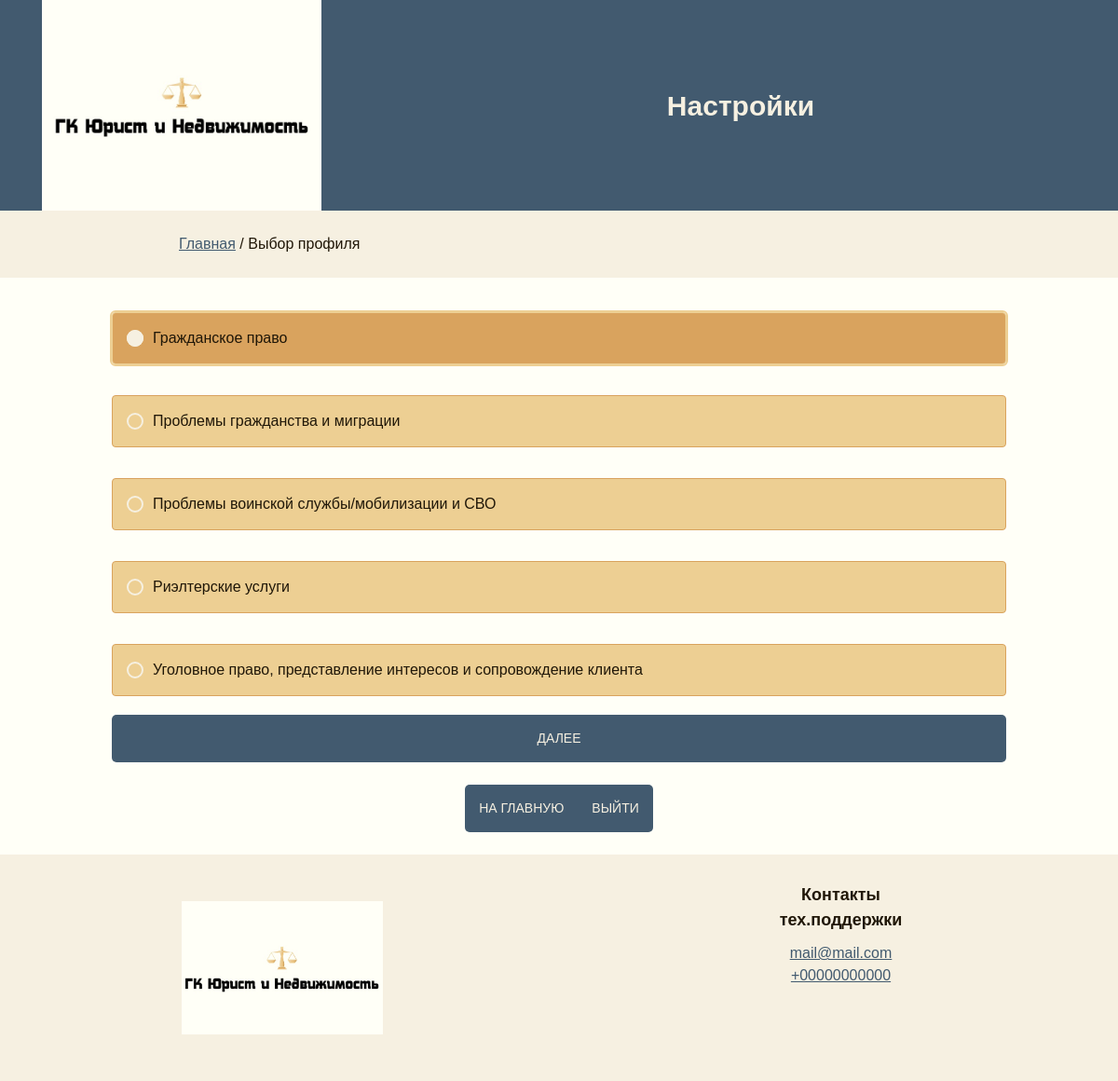
The app's page /admin_select.php with its own data.
### tables this page shows
CREATE TABLE `content_headers` (
  `id` int NOT NULL,
  `header` text,
  `describtion` text,
  `file` varchar(50) DEFAULT NULL
);

### admin_select.php (the view, shortened to what this page needs)
<!DOCTYPE html>
<html>
	<head>
		<link rel="stylesheet" href="css/style.css">
	</head>
	<body>
		<div class="header flex_container color1">
			<div class="header_inner center logo_container">
				<div class="logo center">
					<a href="index.php"><img src="img/logo.jpg"></a>
				</div>
			</div>
			<div class="header_inner_contacts center padding15">
				<h1 class="header_inner_title">Настройки</h1>
			</div>
		</div>
		<div class="breadcrumbs_inner color3">
			<a class="dark" href="index.php">Главная</a> / Выбор профиля
		</div>
		<div class="main_inner">
			<form action="admin_edit.php" method="post">
				<div class="radio-group">
					<?php
						include "php/bd.php";
						$query = "SELECT * FROM content_headers";
						$rez = mysqli_query($db, $query);
						while ($mas = mysqli_fetch_array($rez))
						{
							echo "/>
								<label for='{$mas['id']}' class='radio-label'>
									<span class='radio-inner-circle'></span>
									{$mas['header']}
								</label>";
						}
					?>
				</div>
				<div><button type='submit' class="all_corners">Далее</button></div>
				</form>
				<br>
				<div class="center button_container flex_container">
					<div><button type='button' class="left_corners" onclick="location.href='index.php'">На главную</button></div>
					<form action="admin_select.php" method="post">
						<div><button type='submit' class="right_corners">Выйти</button></div>
					</form>
				</div>
		</div>
		<div class="footer center flex_container color3">
			<div class="footer_inner padding15 logo phone_hidden">
				<a href="index.php"><img src="img/logo.jpg"></a>
			</div>
			<div class="footer_inner padding15">
				<div class="footer_inner_title bigger_text">Контакты тех.поддержки</div>
				<div>
					<a class="dark" href="mailto:ushakova.l1na21@gmail.com">mail@mail.com</a><br>
					<a class="dark" href="tel:+79671202250">+00000000000</a>
				</div>
			</div>
		</div>
	</body>
</html>

### css/style.css (style rules this page uses)
* { margin: 0; padding: 0; -webkit-box-sizing: border-box; -moz-box-sizing: border-box; box-sizing: border-box; font-family: Trebuchet MS, sans-serif; line-height: 150%; }
html, body, table { height: 100%; width: 100%; }
html { background: #FFFFF7; color: #201708; }
.color1 { background: #425A6F; color: #F6F0E1; }
.color3 { background: #F6F0E1; }
a:link, a:visited { color: #F6F0E1; }
a.dark:link, a.dark:visited { color: #425A6F; }
.center { text-align: center; }
.bigger_text { font-size: 18px; font-weight: bold; }
.breadcrumbs_inner { padding: 2% 16% 2% 16%; }
.flex_container { display: flex; flex-wrap: wrap; }
.padding15 { padding: 15px; }
.all_corners { border-radius: 5px; }
.left_corners { border-top-left-radius: 5px; border-bottom-left-radius: 5px; }
.right_corners { border-top-right-radius: 5px; border-bottom-right-radius: 5px; }
button { text-transform: uppercase; outline: 0; padding: 15px; width: 100%; border: 0; font-size: 14px; cursor: pointer; background: #425A6F; color: #F6F0E1; }
.button_container { width: 100%; justify-content: center; }
img { height: 100%; width: 100%; object-fit: cover; }
.logo { width: 95%; margin: 20px 5px 20px 5px; }
.logo_container { background: #FFFFF7; display: flex !important; justify-content: space-around; width: 25%; }
.header { width: 100%; justify-content: space-around; align-items: center; }
.header_inner { display: grid; }
.header_inner_title { font-size: 30px; }
.main_inner { padding: 2% 10% 2% 10%; min-height: 75%; width: 100%; }
.footer { width: 100%; justify-content: space-around; align-items: top; }
.footer_inner { display: grid; grid-template-rows: max-content; width: 23%; padding: 30px; }
.footer_inner_title { padding: 0 0 10px 0; }
.header_inner_contacts { width: 60%; }
.radio-group { display: flex; flex-direction: column; }
.radio-label { display: flex; align-items: center; padding: 15px; margin-bottom: 20px; background-color: #edcf93; border: 1px solid #d9a35e; border-radius: 4px; transition: background-color 0.2s, border-color 0.2s; }
.radio-input:checked + .radio-label { background-color: #d9a35e; border-color: #edcf93; outline: 2px solid #edcf93; }
.radio-inner-circle { display: block; width: 18px; min-width: 18px; height: 18px; border: 2px solid #F6F0E1; border-radius: 50%; margin-right: 10px; transition: border-color 0.2s; position: relative; }
.radio-input:checked + .radio-label .radio-inner-circle { border-color: #F6F0E1; }
.radio-input:checked + .radio-label .radio-inner-circle::after { content: ''; display: block; width: 18px; height: 18px; background-color: #F6F0E1; border-radius: 50%; position: absolute; top: 50%; left: 50%; transform: translate(-50%, -50%); }

### records on screen
content_headers: header "Гражданское право"
content_headers: header "Проблемы гражданства и миграции"
content_headers: header "Проблемы воинской службы/мобилизации и СВО"
content_headers: header "Риэлтерские услуги"
content_headers: header "Уголовное право, представление интересов и сопровождение клиента"
